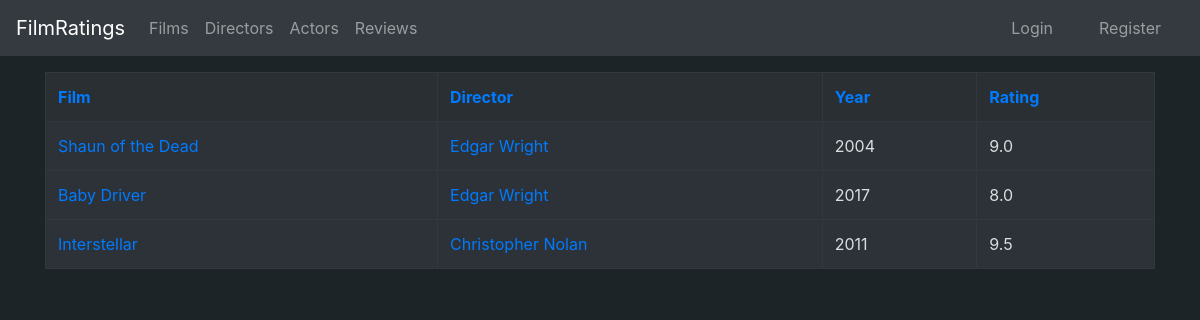
/films/, run on an earlier commit of the app's database.
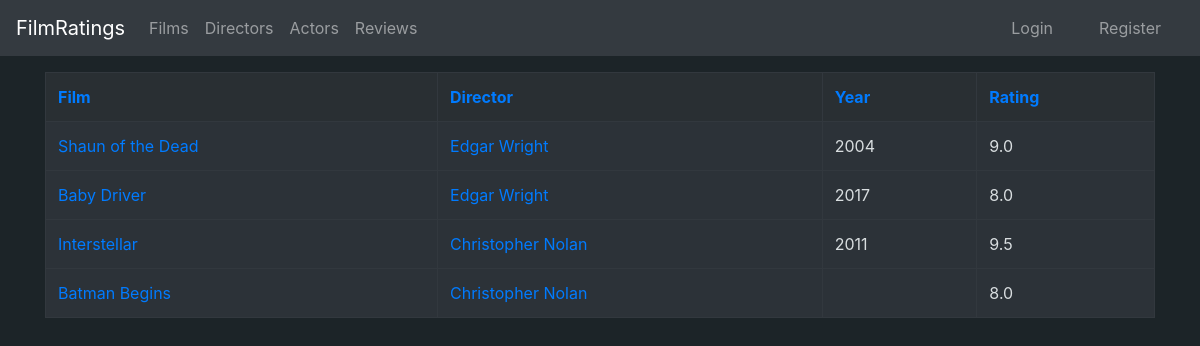
And on a later commit of the database.
### application/films/models.py (models this page shows, shortened)
class Film(Base):
    name = db.Column(db.String(400), nullable=False)
    description = db.Column(db.String(1200), nullable=True)
    year = db.Column(db.Integer, nullable=True)
    director_id = db.Column(db.Integer, db.ForeignKey('director.id'), nullable = True)
    poster = db.Column(db.String(400), nullable=True)
    actors = db.relationship("FilmActor", cascade="all, delete-orphan")
    ratings = db.relationship("Rating", cascade="all, delete-orphan")
    @staticmethod
    def films_with_ratings():
        if os.environ.get("HEROKU"):
            stmt = text("SELECT film.id, film.name, film.year, director_id, director.name, avg(Rating.score) AS avg FROM Director, Film "
            "LEFT JOIN Rating on Rating.film_id = id WHERE Director.id = film.director_id GROUP BY Film.id, director.name ORDER BY film.id")
        else:
            stmt = text("SELECT film.id, film.name, film.year, director_id, director.name, avg(Rating.score) AS avg FROM Director, Film "
            "LEFT JOIN Rating on Rating.film_id = film.id WHERE Director.id = film.director_id GROUP BY Film.id, director.name ORDER BY film.id")
        res = db.engine.execute(stmt)
        top = []
        for row in res:
            if row[5] != None:
                top.append([row[0], row[1], row[2], row[3], row[4], round(row[5], 2)])
            else :
                top.append([row[0], row[1], row[2], row[3], row[4], 0.0])
        return top

### application/films/views.py (the view)
@app.route("/films/", methods=["GET"])
def films_index():
    films = Film.films_with_ratings()
    return render_template("films/list.html", films = films, directors = Director.query.all(), sortby = None, desc = None)

### application/templates/films/list.html (shortened to what this page needs)
{% extends "layout.html" %}
{% block body %}
    <table class="table table-bordered table-dark">
        <tr style="background-color:#292F33">
            <th>
                {% if sortby == 'name' and desc == False %}
                    <a href="{{url_for('films_sorted', sortby = 'namedesc')}}">Film</a>
                {% else %}
                    <a href ="{{url_for('films_sorted', sortby = 'name')}}">Film</a>
                {% endif %}
            </th>
            <th>
                {% if sortby == 'director' and desc == False %}
                    <a href="{{url_for('films_sorted', sortby='directordesc')}}">Director</a>
                {% else %}
                    <a href="{{url_for('films_sorted', sortby='director')}}">Director</a>
                {% endif %}
            </th>
            <th>
                    {% if sortby == 'year' and desc == False %}
                        <a href="{{url_for('films_sorted', sortby = 'yeardesc')}}">Year</a>
                    {% else %}
                        <a href="{{url_for('films_sorted', sortby = 'year')}}">Year</a>
                    {% endif %}
                </th>
            <th>
                {% if sortby == 'rating' and desc == False %}
                    <a href="{{url_for('films_sorted', sortby='ratingdesc')}}">Rating</a>
                {% else %}
                    <a href="{{url_for('films_sorted', sortby='rating')}}">Rating</a>
                {% endif %}
            </th>
        </tr>
        {% for film in films%}
        <tr style="background-color:#2c3238;color:#d9dee0">
            <td><a href="{{ url_for('films_show', film_id=film[0] )}}">{{film[1]}}</a></td>
            <td>
                <a href="{{url_for('directors_show', director_id = film[3])}}">{{film[4]}}</a>
            </td>
            {% if film[2] != None %}
                <td>
                    {{film[2]}}
                </td>
            {% else %}
                <td></td>
            {% endif %}
            <td>
                {% if film[5] > 1.0 %}
                    {{ film[5]}}
                {% else %}
                    unrated
                {% endif %}
            </td>
        </tr>
        {% endfor %}
    </table>
{% endblock %}

What changed in the data, as far as the page shows it:
added Film: name "Batman Begins", film "Christopher Nolan", film "8.0"
